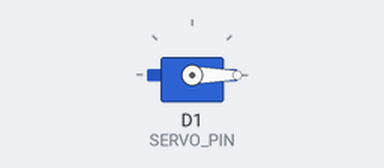
Simulated run of this sketch. Board: ESP8266 (NodeMCU). Parts: servo.

Above: at 0.05 s.
At 4.95 s:
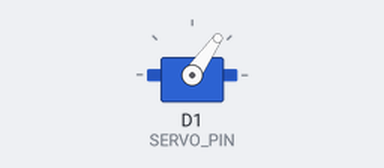
At 9.95 s:
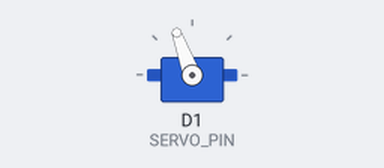
At 19.95 s:
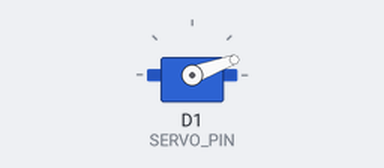
Timing chart, 0 to 29.6 s (numbered marks = the images above):
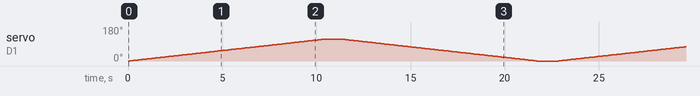

The sketch:

servo.ino
```cpp
#include <Servo.h>

#define SERVO_PIN D1 // Define the pin for servo motor

Servo servoMotor; // Create a servo object

void setup() {
  servoMotor.attach(SERVO_PIN); // Attach the servo to the pin
}

void loop() {
  for (int angle = 0; angle <= 230; angle++) { // Rotate from 0 to 115 degrees
    servoMotor.write(angle/2); // Set the servo position
    delay(45); // Adjust this delay to control the speed of rotation
  }

  delay(1000); // Wait for 1 second

  for (int angle = 230; angle >= 0; angle--) { // Rotate from 115 to 0 degrees
    servoMotor.write(angle/2); // Set the servo position
    delay(45); // Adjust this delay to control the speed of rotation
  }

  delay(1000); // Wait for 1 second
}
```
